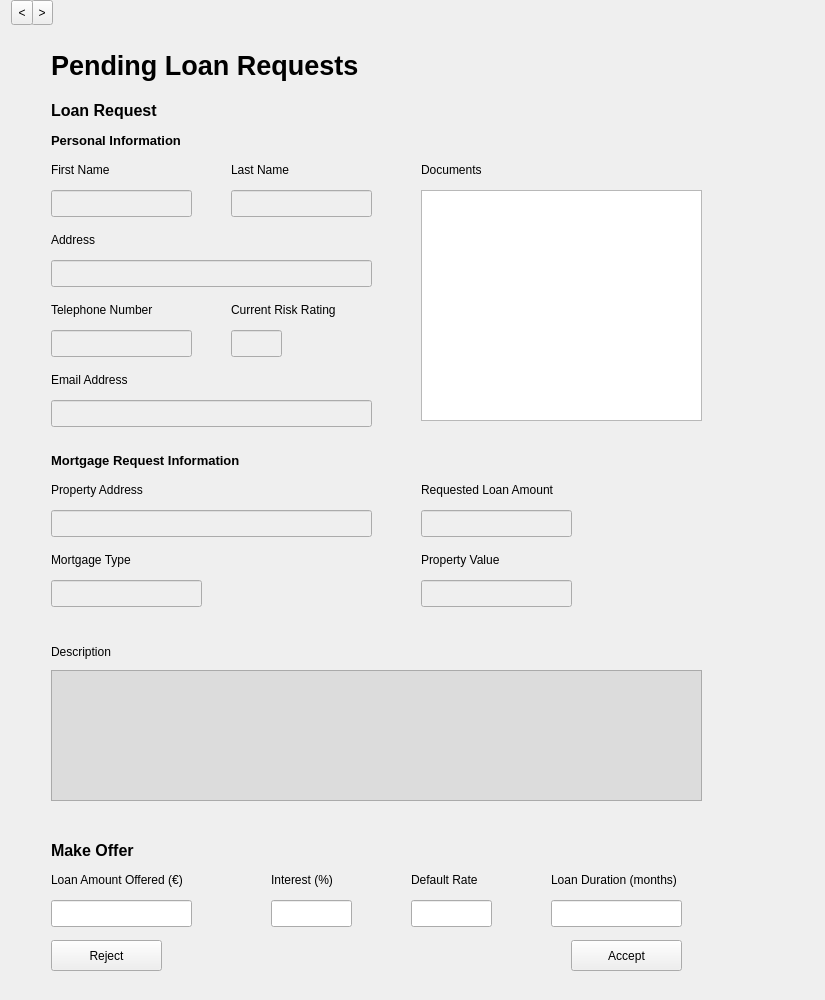
        <widget class="QWidget" name="scrollAreaWidgetContents">
         <property name="geometry">
          <rect>
           <x>0</x>
           <y>0</y>
           <width>825</width>
           <height>1000</height>
          </rect>
         </property>
         <layout class="QHBoxLayout" name="horizontalLayout_3">
          <property name="spacing">
           <number>0</number>
          </property>
          <property name="sizeConstraint">
           <enum>QLayout::SetDefaultConstraint</enum>
          </property>
          <property name="leftMargin">
           <number>0</number>
          </property>
          <property name="topMargin">
           <number>0</number>
          </property>
          <property name="rightMargin">
           <number>0</number>
          </property>
          <property name="bottomMargin">
           <number>0</number>
          </property>
          <item>
           <spacer name="verticalSpacer">
            <property name="orientation">
             <enum>Qt::Vertical</enum>
            </property>
            <property name="sizeType">
             <enum>QSizePolicy::Fixed</enum>
            </property>
            <property name="sizeHint" stdset="0">
             <size>
              <width>1</width>
              <height>1000</height>
             </size>
            </property>
           </spacer>
          </item>
          <item>
           <widget class="QWidget" name="widget" native="true">
            <widget class="QToolButton" name="next_3">
             <property name="geometry">
              <rect>
               <x>30</x>
               <y>0</y>
               <width>22</width>
               <height>25</height>
              </rect>
             </property>
             <property name="text">
              <string>&gt;</string>
             </property>
            </widget>
            <widget class="QLineEdit" name="fiplr2_lastname_lineedit">
             <property name="enabled">
              <bool>false</bool>
             </property>
             <property name="geometry">
              <rect>
               <x>230</x>
               <y>190</y>
               <width>141</width>
               <height>27</height>
              </rect>
             </property>
            </widget>
            <widget class="QLineEdit" name="fiplr2_property_value_lineedit">
             <property name="enabled">
              <bool>false</bool>
             </property>
             <property name="geometry">
              <rect>
               <x>420</x>
               <y>580</y>
               <width>151</width>
               <height>27</height>
              </rect>
             </property>
            </widget>
            <widget class="QLineEdit" name="fiplr2_risk_lineedit">
             <property name="enabled">
              <bool>false</bool>
             </property>
             <property name="geometry">
              <rect>
               <x>230</x>
               <y>330</y>
               <width>51</width>
               <height>27</height>
              </rect>
             </property>
            </widget>
            <widget class="QToolButton" name="prev_3">
             <property name="geometry">
              <rect>
               <x>10</x>
               <y>0</y>
               <width>22</width>
               <height>25</height>
              </rect>
             </property>
             <property name="text">
              <string>&lt;</string>
             </property>
            </widget>
            <widget class="QLabel" name="fiplr2_property_address_label">
             <property name="geometry">
              <rect>
               <x>50</x>
               <y>480</y>
               <width>141</width>
               <height>20</height>
              </rect>
             </property>
             <property name="font">
              <font>
               <weight>50</weight>
               <bold>false</bold>
              </font>
             </property>
             <property name="text">
              <string>Property Address</string>
             </property>
            </widget>
            <widget class="QLabel" name="fiplr2_lastname_label">
             <property name="geometry">
              <rect>
               <x>230</x>
               <y>160</y>
               <width>90</width>
               <height>20</height>
              </rect>
             </property>
             <property name="font">
              <font>
               <weight>50</weight>
               <bold>false</bold>
              </font>
             </property>
             <property name="text">
              <string>Last Name</string>
             </property>
            </widget>
            <widget class="QLabel" name="fiplr2_loan_amount_label">
             <property name="geometry">
              <rect>
               <x>420</x>
               <y>480</y>
               <width>211</width>
               <height>20</height>
              </rect>
             </property>
             <property name="font">
              <font>
               <weight>50</weight>
               <bold>false</bold>
              </font>
             </property>
             <property name="text">
              <string>Requested Loan Amount</string>
             </property>
            </widget>
            <widget class="QPushButton" name="fiplr2_reject_pushbutton">
             <property name="geometry">
              <rect>
               <x>50</x>
               <y>940</y>
               <width>111</width>
               <height>31</height>
              </rect>
             </property>
             <property name="text">
              <string>Reject</string>
             </property>
            </widget>
            <widget class="QLineEdit" name="fiplr2_offer_amount_lineedit">
             <property name="geometry">
              <rect>
               <x>50</x>
               <y>900</y>
               <width>141</width>
               <height>27</height>
              </rect>
             </property>
            </widget>
            <widget class="QLabel" name="fiplr2_mortgage_information_label">
             <property name="geometry">
              <rect>
               <x>50</x>
               <y>450</y>
               <width>241</width>
               <height>21</height>
              </rect>
             </property>
             <property name="font">
              <font>
               <pointsize>10</pointsize>
               <weight>75</weight>
               <bold>true</bold>
              </font>
             </property>
             <property name="text">
              <string>Mortgage Request Information</string>
             </property>
            </widget>
            <widget class="QLabel" name="fiplr2_email_label">
             <property name="geometry">
              <rect>
               <x>50</x>
               <y>370</y>
               <width>181</width>
               <height>20</height>
              </rect>
             </property>
             <property name="font">
              <font>
               <weight>50</weight>
               <bold>false</bold>
              </font>
             </property>
             <property name="text">
              <string>Email Address</string>
             </property>
            </widget>
            <widget class="QLabel" name="fiplr2_title_label">
             <property name="geometry">
              <rect>
               <x>50</x>
               <y>40</y>
               <width>361</width>
               <height>51</height>
              </rect>
             </property>
             <property name="font">
              <font>
               <pointsize>20</pointsize>
               <weight>75</weight>
               <bold>true</bold>
              </font>
             </property>
             <property name="text">
              <string>Pending Loan Requests</string>
             </property>
            </widget>
            <widget class="QLabel" name="fiplr2_phonenumber_label">
             <property name="geometry">
              <rect>
               <x>50</x>
               <y>300</y>
               <width>141</width>
               <height>20</height>
              </rect>
             </property>
             <property name="font">
              <font>
               <weight>50</weight>
               <bold>false</bold>
              </font>
             </property>
             <property name="text">
              <string>Telephone Number</string>
             </property>
            </widget>
            <widget class="QListView" name="fiplr2_documents_listview">
             <property name="geometry">
              <rect>
               <x>420</x>
               <y>190</y>
               <width>281</width>
               <height>231</height>
              </rect>
             </property>
            </widget>
            <widget class="QLabel" name="fiplr2_loan_request_label">
             <property name="geometry">
              <rect>
               <x>50</x>
               <y>100</y>
               <width>221</width>
               <height>21</height>
              </rect>
             </property>
             <property name="font">
              <font>
               <pointsize>12</pointsize>
               <weight>75</weight>
               <bold>true</bold>
              </font>
             </property>
             <property name="text">
              <string>Loan Request</string>
             </property>
            </widget>
            <widget class="QLabel" name="fiplr2_loan_duration_label">
             <property name="geometry">
              <rect>
               <x>550</x>
               <y>870</y>
               <width>141</width>
               <height>20</height>
              </rect>
             </property>
             <property name="font">
              <font>
               <weight>50</weight>
               <bold>false</bold>
              </font>
             </property>
             <property name="text">
              <string>Loan Duration (months)</string>
             </property>
            </widget>
            <widget class="QLineEdit" name="fiplr2_loan_amount_lineedit">
             <property name="enabled">
              <bool>false</bool>
             </property>
             <property name="geometry">
              <rect>
               <x>420</x>
               <y>510</y>
               <width>151</width>
               <height>27</height>
              </rect>
             </property>
            </widget>
            <widget class="QLineEdit" name="fiplr2_default_rate_lineedit">
             <property name="geometry">
              <rect>
               <x>410</x>
               <y>900</y>
               <width>81</width>
               <height>27</height>
              </rect>
             </property>
            </widget>
            <widget class="QLabel" name="fiplr2_firstname_label">
             <property name="geometry">
              <rect>
               <x>50</x>
               <y>160</y>
               <width>90</width>
               <height>20</height>
              </rect>
             </property>
             <property name="font">
              <font>
               <weight>50</weight>
               <bold>false</bold>
              </font>
             </property>
             <property name="text">
              <string>First Name</string>
             </property>
            </widget>
            <widget class="QLabel" name="fiplr2_address_label">
             <property name="geometry">
              <rect>
               <x>50</x>
               <y>230</y>
               <width>370</width>
               <height>20</height>
              </rect>
             </property>
             <property name="font">
              <font>
               <weight>50</weight>
               <bold>false</bold>
              </font>
             </property>
             <property name="text">
              <string>Address</string>
             </property>
            </widget>
            <widget class="QLineEdit" name="fiplr2_loan_duration_lineedit">
             <property name="geometry">
              <rect>
               <x>550</x>
               <y>900</y>
               <width>131</width>
               <height>27</height>
              </rect>
             </property>
            </widget>
            <widget class="QLineEdit" name="fiplr2_mortgage_type_lineedit">
             <property name="enabled">
              <bool>false</bool>
             </property>
             <property name="geometry">
              <rect>
               <x>50</x>
               <y>580</y>
               <width>151</width>
               <height>27</height>
              </rect>
             </property>
            </widget>
            <widget class="QLineEdit" name="fiplr2_address_lineedit">
             <property name="enabled">
              <bool>false</bool>
             </property>
             <property name="geometry">
              <rect>
               <x>50</x>
               <y>260</y>
               <width>321</width>
               <height>27</height>
              </rect>
             </property>
            </widget>
            <widget class="QLabel" name="fiplr2_offer_amount_label">
             <property name="geometry">
              <rect>
               <x>50</x>
               <y>870</y>
               <width>161</width>
               <height>20</height>
              </rect>
             </property>
             <property name="font">
              <font>
               <weight>50</weight>
               <bold>false</bold>
              </font>
             </property>
             <property name="text">
              <string>Loan Amount Offered (€)</string>
             </property>
            </widget>
            <widget class="QLineEdit" name="fiplr2_offer_interest_lineedit">
             <property name="geometry">
              <rect>
               <x>270</x>
               <y>900</y>
               <width>81</width>
               <height>27</height>
              </rect>
             </property>
            </widget>
            <widget class="QLineEdit" name="fiplr2_phonenumber_lineedit">
             <property name="enabled">
              <bool>false</bool>
             </property>
             <property name="geometry">
              <rect>
               <x>50</x>
               <y>330</y>
               <width>141</width>
               <height>27</height>
              </rect>
             </property>
            </widget>
            <widget class="QLabel" name="fiplr2_personal_information_label">
             <property name="geometry">
              <rect>
               <x>50</x>
               <y>130</y>
               <width>221</width>
               <height>21</height>
              </rect>
             </property>
             <property name="font">
              <font>
               <pointsize>10</pointsize>
               <weight>75</weight>
               <bold>true</bold>
              </font>
             </property>
             <property name="text">
              <string>Personal Information</string>
             </property>
            </widget>
            <widget class="QLabel" name="fiplr2_risk_label">
             <property name="geometry">
              <rect>
               <x>230</x>
               <y>300</y>
               <width>121</width>
               <height>20</height>
              </rect>
             </property>
             <property name="font">
              <font>
               <weight>50</weight>
               <bold>false</bold>
              </font>
             </property>
             <property name="text">
              <string>Current Risk Rating</string>
             </property>
            </widget>
            <widget class="QLabel" name="fiplr2_documents_label">
             <property name="geometry">
              <rect>
               <x>420</x>
               <y>160</y>
               <width>90</width>
               <height>20</height>
              </rect>
             </property>
             <property name="font">
              <font>
               <weight>50</weight>
               <bold>false</bold>
              </font>
             </property>
             <property name="text">
              <string>Documents</string>
             </property>
            </widget>
            <widget class="QLabel" name="fiplr2_make_offer_label">
             <property name="geometry">
              <rect>
               <x>50</x>
               <y>840</y>
               <width>221</width>
               <height>21</height>
              </rect>
             </property>
             <property name="font">
              <font>
               <pointsize>12</pointsize>
               <weight>75</weight>
               <bold>true</bold>
              </font>
             </property>
             <property name="text">
              <string>Make Offer</string>
             </property>
            </widget>
            <widget class="QLineEdit" name="fiplr2_property_address_lineedit">
             <property name="enabled">
              <bool>false</bool>
             </property>
             <property name="geometry">
              <rect>
               <x>50</x>
               <y>510</y>
               <width>321</width>
               <height>27</height>
              </rect>
             </property>
            </widget>
            <widget class="QLineEdit" name="fiplr2_email_lineedit">
             <property name="enabled">
              <bool>false</bool>
             </property>
             <property name="geometry">
              <rect>
               <x>50</x>
               <y>400</y>
               <width>321</width>
               <height>27</height>
              </rect>
             </property>
            </widget>
            <widget class="QLabel" name="fiplr2_default_rate_label">
             <property name="geometry">
              <rect>
               <x>410</x>
               <y>870</y>
               <width>141</width>
               <height>20</height>
              </rect>
             </property>
             <property name="font">
              <font>
               <weight>50</weight>
               <bold>false</bold>
              </font>
             </property>
             <property name="text">
              <string>Default Rate</string>
             </property>
            </widget>
            <widget class="QLabel" name="fiplr2_property_value_label">
             <property name="geometry">
              <rect>
               <x>420</x>
               <y>550</y>
               <width>370</width>
               <height>20</height>
              </rect>
             </property>
             <property name="font">
              <font>
               <weight>50</weight>
               <bold>false</bold>
              </font>
             </property>
             <property name="text">
              <string>Property Value</string>
             </property>
            </widget>
            <widget class="QLineEdit" name="fiplr2_firstname_lineedit">
             <property name="enabled">
              <bool>false</bool>
             </property>
             <property name="geometry">
              <rect>
               <x>50</x>
               <y>190</y>
               <width>141</width>
               <height>27</height>
              </rect>
             </property>
            </widget>
            <widget class="QPushButton" name="fiplr2_accept_pushbutton">
             <property name="geometry">
              <rect>
               <x>570</x>
               <y>940</y>
               <width>111</width>
               <height>31</height>
              </rect>
             </property>
             <property name="text">
              <string>Accept</string>
             </property>
            </widget>
            <widget class="QLabel" name="fiplr2_offer_interest_label">
             <property name="geometry">
              <rect>
               <x>270</x>
               <y>870</y>
               <width>141</width>
               <height>20</height>
              </rect>
             </property>
             <property name="font">
              <font>
               <weight>50</weight>
               <bold>false</bold>
              </font>
             </property>
             <property name="text">
              <string>Interest (%)</string>
             </property>
            </widget>
            <widget class="QLabel" name="fiplr2_mortgage_type_label">
             <property name="geometry">
              <rect>
               <x>50</x>
               <y>550</y>
               <width>281</width>
               <height>20</height>
              </rect>
             </property>
             <property name="font">
              <font>
               <weight>50</weight>
               <bold>false</bold>
              </font>
             </property>
             <property name="text">
              <string>Mortgage Type</string>
             </property>
            </widget>
            <widget class="QTextEdit" name="fiplr2_description_textedit">
             <property name="enabled">
              <bool>false</bool>
             </property>
             <property name="geometry">
              <rect>
               <x>50</x>
               <y>670</y>
               <width>651</width>
               <height>131</height>
              </rect>
             </property>
             <property name="styleSheet">
              <string notr="true">background-color: rgb(220, 220, 220)</string>
             </property>
             <property name="undoRedoEnabled">
              <bool>false</bool>
             </property>
            </widget>
            <widget class="QLabel" name="fiplr2_description_label">
             <property name="geometry">
              <rect>
               <x>50</x>
               <y>643</y>
               <width>131</width>
               <height>17</height>
              </rect>
             </property>
             <property name="text">
              <string>Description</string>
             </property>
            </widget>
           </widget>
          </item>
         </layout>
        </widget>
